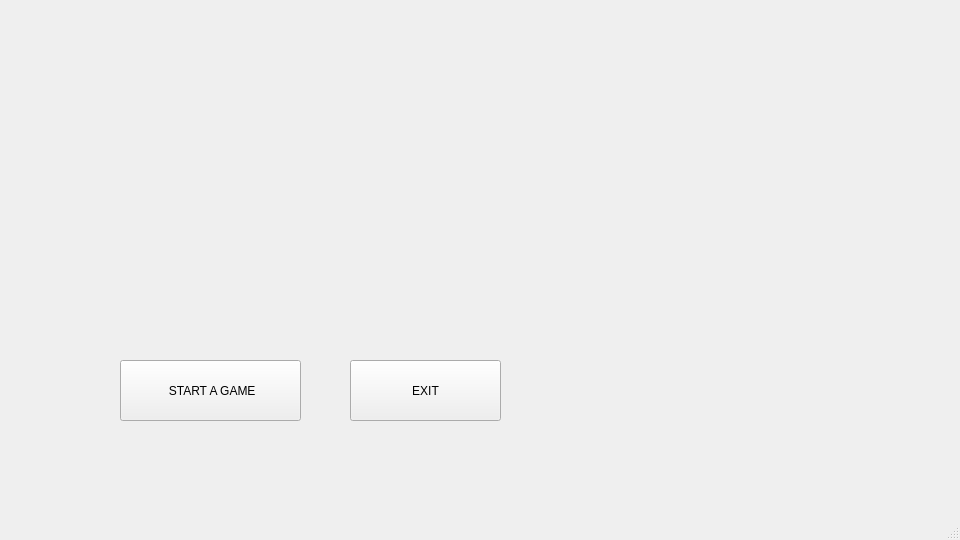
<?xml version="1.0" encoding="UTF-8"?>
<ui version="4.0">
 <class>MW1</class>
 <widget class="QMainWindow" name="MW1">
  <property name="geometry">
   <rect>
    <x>0</x>
    <y>0</y>
    <width>960</width>
    <height>540</height>
   </rect>
  </property>
  <property name="windowTitle">
   <string>MainWindow</string>
  </property>
  <widget class="QWidget" name="centralwidget">
   <widget class="QPushButton" name="pushButton">
    <property name="geometry">
     <rect>
      <x>120</x>
      <y>360</y>
      <width>181</width>
      <height>61</height>
     </rect>
    </property>
    <property name="toolTip">
     <string>&lt;html&gt;&lt;head/&gt;&lt;body&gt;&lt;p&gt;&lt;span style=&quot; color:#fefefe;&quot;&gt;START A GAME&lt;/span&gt;&lt;/p&gt;&lt;/body&gt;&lt;/html&gt;</string>
    </property>
    <property name="styleSheet">
     <string notr="true"/>
    </property>
    <property name="text">
     <string> START A GAME</string>
    </property>
    <property name="flat">
     <bool>false</bool>
    </property>
   </widget>
   <widget class="QPushButton" name="pushButton_2">
    <property name="geometry">
     <rect>
      <x>350</x>
      <y>360</y>
      <width>151</width>
      <height>61</height>
     </rect>
    </property>
    <property name="styleSheet">
     <string notr="true"/>
    </property>
    <property name="text">
     <string>EXIT</string>
    </property>
    <property name="flat">
     <bool>false</bool>
    </property>
   </widget>
   <widget class="QLabel" name="label">
    <property name="geometry">
     <rect>
      <x>90</x>
      <y>60</y>
      <width>431</width>
      <height>121</height>
     </rect>
    </property>
    <property name="text">
     <string>&lt;html&gt;&lt;head/&gt;&lt;body&gt;&lt;p&gt;&lt;br/&gt;&lt;/p&gt;&lt;/body&gt;&lt;/html&gt;</string>
    </property>
   </widget>
   <widget class="QPushButton" name="pushButton_3">
    <property name="geometry">
     <rect>
      <x>150</x>
      <y>80</y>
      <width>81</width>
      <height>91</height>
     </rect>
    </property>
    <property name="palette">
     <palette>
      <active>
       <colorrole role="Button">
        <brush brushstyle="SolidPattern">
         <color alpha="0">
          <red>0</red>
          <green>0</green>
          <blue>0</blue>
         </color>
        </brush>
       </colorrole>
       <colorrole role="Base">
        <brush brushstyle="SolidPattern">
         <color alpha="0">
          <red>0</red>
          <green>0</green>
          <blue>0</blue>
         </color>
        </brush>
       </colorrole>
       <colorrole role="Window">
        <brush brushstyle="SolidPattern">
         <color alpha="0">
          <red>0</red>
          <green>0</green>
          <blue>0</blue>
         </color>
        </brush>
       </colorrole>
      </active>
      <inactive>
       <colorrole role="Button">
        <brush brushstyle="SolidPattern">
         <color alpha="0">
          <red>0</red>
          <green>0</green>
          <blue>0</blue>
         </color>
        </brush>
       </colorrole>
       <colorrole role="Base">
        <brush brushstyle="SolidPattern">
         <color alpha="0">
          <red>0</red>
          <green>0</green>
          <blue>0</blue>
         </color>
        </brush>
       </colorrole>
       <colorrole role="Window">
        <brush brushstyle="SolidPattern">
         <color alpha="0">
          <red>0</red>
          <green>0</green>
          <blue>0</blue>
         </color>
        </brush>
       </colorrole>
      </inactive>
      <disabled>
       <colorrole role="Button">
        <brush brushstyle="SolidPattern">
         <color alpha="0">
          <red>0</red>
          <green>0</green>
          <blue>0</blue>
         </color>
        </brush>
       </colorrole>
       <colorrole role="Base">
        <brush brushstyle="SolidPattern">
         <color alpha="0">
          <red>0</red>
          <green>0</green>
          <blue>0</blue>
         </color>
        </brush>
       </colorrole>
       <colorrole role="Window">
        <brush brushstyle="SolidPattern">
         <color alpha="0">
          <red>0</red>
          <green>0</green>
          <blue>0</blue>
         </color>
        </brush>
       </colorrole>
      </disabled>
     </palette>
    </property>
    <property name="styleSheet">
     <string notr="true">QPushButton {  background:transparent } </string>
    </property>
    <property name="text">
     <string/>
    </property>
    <property name="autoRepeatInterval">
     <number>100</number>
    </property>
    <property name="flat">
     <bool>true</bool>
    </property>
   </widget>
   <widget class="QPushButton" name="pushButton_4">
    <property name="geometry">
     <rect>
      <x>230</x>
      <y>80</y>
      <width>81</width>
      <height>91</height>
     </rect>
    </property>
    <property name="styleSheet">
     <string notr="true">QPushButton {  background:transparent }</string>
    </property>
    <property name="text">
     <string/>
    </property>
    <property name="flat">
     <bool>true</bool>
    </property>
   </widget>
   <widget class="QPushButton" name="pushButton_5">
    <property name="geometry">
     <rect>
      <x>310</x>
      <y>80</y>
      <width>91</width>
      <height>91</height>
     </rect>
    </property>
    <property name="styleSheet">
     <string notr="true">QPushButton {  background:transparent }</string>
    </property>
    <property name="text">
     <string/>
    </property>
    <property name="flat">
     <bool>true</bool>
    </property>
   </widget>
   <widget class="QPushButton" name="pushButton_6">
    <property name="geometry">
     <rect>
      <x>400</x>
      <y>80</y>
      <width>81</width>
      <height>91</height>
     </rect>
    </property>
    <property name="styleSheet">
     <string notr="true">QPushButton {  background:transparent }</string>
    </property>
    <property name="text">
     <string/>
    </property>
    <property name="flat">
     <bool>true</bool>
    </property>
   </widget>
   <widget class="QPushButton" name="pushButton_7">
    <property name="geometry">
     <rect>
      <x>480</x>
      <y>80</y>
      <width>81</width>
      <height>91</height>
     </rect>
    </property>
    <property name="styleSheet">
     <string notr="true">QPushButton {  background:transparent }</string>
    </property>
    <property name="text">
     <string/>
    </property>
    <property name="flat">
     <bool>true</bool>
    </property>
   </widget>
   <widget class="QPushButton" name="pushButton_8">
    <property name="geometry">
     <rect>
      <x>560</x>
      <y>80</y>
      <width>81</width>
      <height>91</height>
     </rect>
    </property>
    <property name="styleSheet">
     <string notr="true">QPushButton {  background:transparent }</string>
    </property>
    <property name="text">
     <string/>
    </property>
    <property name="flat">
     <bool>true</bool>
    </property>
   </widget>
   <widget class="QPushButton" name="pushButton_9">
    <property name="geometry">
     <rect>
      <x>640</x>
      <y>80</y>
      <width>81</width>
      <height>91</height>
     </rect>
    </property>
    <property name="styleSheet">
     <string notr="true">QPushButton {  background:transparent }</string>
    </property>
    <property name="text">
     <string/>
    </property>
    <property name="flat">
     <bool>true</bool>
    </property>
   </widget>
   <widget class="QPushButton" name="pushButton_10">
    <property name="geometry">
     <rect>
      <x>720</x>
      <y>80</y>
      <width>81</width>
      <height>91</height>
     </rect>
    </property>
    <property name="styleSheet">
     <string notr="true">QPushButton {  background:transparent }</string>
    </property>
    <property name="text">
     <string/>
    </property>
    <property name="flat">
     <bool>true</bool>
    </property>
   </widget>
   <widget class="QPushButton" name="pushButton_11">
    <property name="geometry">
     <rect>
      <x>800</x>
      <y>80</y>
      <width>101</width>
      <height>91</height>
     </rect>
    </property>
    <property name="styleSheet">
     <string notr="true">QPushButton {  background:transparent }</string>
    </property>
    <property name="text">
     <string/>
    </property>
    <property name="flat">
     <bool>true</bool>
    </property>
   </widget>
   <widget class="QPushButton" name="pushButton_12">
    <property name="geometry">
     <rect>
      <x>480</x>
      <y>170</y>
      <width>81</width>
      <height>91</height>
     </rect>
    </property>
    <property name="styleSheet">
     <string notr="true">QPushButton {  background:transparent }</string>
    </property>
    <property name="text">
     <string/>
    </property>
    <property name="flat">
     <bool>true</bool>
    </property>
   </widget>
   <widget class="QPushButton" name="pushButton_13">
    <property name="geometry">
     <rect>
      <x>800</x>
      <y>170</y>
      <width>101</width>
      <height>91</height>
     </rect>
    </property>
    <property name="styleSheet">
     <string notr="true">QPushButton {  background:transparent }</string>
    </property>
    <property name="text">
     <string/>
    </property>
    <property name="flat">
     <bool>true</bool>
    </property>
   </widget>
   <widget class="QPushButton" name="pushButton_14">
    <property name="geometry">
     <rect>
      <x>230</x>
      <y>170</y>
      <width>81</width>
      <height>91</height>
     </rect>
    </property>
    <property name="styleSheet">
     <string notr="true">QPushButton {  background:transparent }</string>
    </property>
    <property name="text">
     <string/>
    </property>
    <property name="flat">
     <bool>true</bool>
    </property>
   </widget>
   <widget class="QPushButton" name="pushButton_15">
    <property name="geometry">
     <rect>
      <x>150</x>
      <y>170</y>
      <width>81</width>
      <height>91</height>
     </rect>
    </property>
    <property name="palette">
     <palette>
      <active>
       <colorrole role="Button">
        <brush brushstyle="SolidPattern">
         <color alpha="0">
          <red>0</red>
          <green>0</green>
          <blue>0</blue>
         </color>
        </brush>
       </colorrole>
       <colorrole role="Base">
        <brush brushstyle="SolidPattern">
         <color alpha="0">
          <red>0</red>
          <green>0</green>
          <blue>0</blue>
         </color>
        </brush>
       </colorrole>
       <colorrole role="Window">
        <brush brushstyle="SolidPattern">
         <color alpha="0">
          <red>0</red>
          <green>0</green>
          <blue>0</blue>
         </color>
        </brush>
       </colorrole>
      </active>
      <inactive>
       <colorrole role="Button">
        <brush brushstyle="SolidPattern">
         <color alpha="0">
          <red>0</red>
          <green>0</green>
          <blue>0</blue>
         </color>
        </brush>
       </colorrole>
       <colorrole role="Base">
        <brush brushstyle="SolidPattern">
         <color alpha="0">
          <red>0</red>
          <green>0</green>
          <blue>0</blue>
         </color>
        </brush>
       </colorrole>
       <colorrole role="Window">
        <brush brushstyle="SolidPattern">
         <color alpha="0">
          <red>0</red>
          <green>0</green>
          <blue>0</blue>
         </color>
        </brush>
       </colorrole>
      </inactive>
      <disabled>
       <colorrole role="Button">
        <brush brushstyle="SolidPattern">
         <color alpha="0">
          <red>0</red>
          <green>0</green>
          <blue>0</blue>
         </color>
        </brush>
       </colorrole>
       <colorrole role="Base">
        <brush brushstyle="SolidPattern">
         <color alpha="0">
          <red>0</red>
          <green>0</green>
          <blue>0</blue>
         </color>
        </brush>
       </colorrole>
       <colorrole role="Window">
        <brush brushstyle="SolidPattern">
         <color alpha="0">
          <red>0</red>
          <green>0</green>
          <blue>0</blue>
         </color>
        </brush>
       </colorrole>
      </disabled>
     </palette>
    </property>
    <property name="styleSheet">
     <string notr="true">QPushButton {  background:transparent } </string>
    </property>
    <property name="text">
     <string/>
    </property>
    <property name="autoRepeatInterval">
     <number>100</number>
    </property>
    <property name="flat">
     <bool>true</bool>
    </property>
   </widget>
   <widget class="QPushButton" name="pushButton_16">
    <property name="geometry">
     <rect>
      <x>310</x>
      <y>170</y>
      <width>91</width>
      <height>91</height>
     </rect>
    </property>
    <property name="styleSheet">
     <string notr="true">QPushButton {  background:transparent }</string>
    </property>
    <property name="text">
     <string/>
    </property>
    <property name="flat">
     <bool>true</bool>
    </property>
   </widget>
   <widget class="QPushButton" name="pushButton_17">
    <property name="geometry">
     <rect>
      <x>640</x>
      <y>170</y>
      <width>81</width>
      <height>91</height>
     </rect>
    </property>
    <property name="styleSheet">
     <string notr="true">QPushButton {  background:transparent }</string>
    </property>
    <property name="text">
     <string/>
    </property>
    <property name="flat">
     <bool>true</bool>
    </property>
   </widget>
   <widget class="QPushButton" name="pushButton_18">
    <property name="geometry">
     <rect>
      <x>400</x>
      <y>170</y>
      <width>81</width>
      <height>91</height>
     </rect>
    </property>
    <property name="styleSheet">
     <string notr="true">QPushButton {  background:transparent }</string>
    </property>
    <property name="text">
     <string/>
    </property>
    <property name="flat">
     <bool>true</bool>
    </property>
   </widget>
   <widget class="QPushButton" name="pushButton_19">
    <property name="geometry">
     <rect>
      <x>560</x>
      <y>170</y>
      <width>81</width>
      <height>91</height>
     </rect>
    </property>
    <property name="styleSheet">
     <string notr="true">QPushButton {  background:transparent }</string>
    </property>
    <property name="text">
     <string/>
    </property>
    <property name="flat">
     <bool>true</bool>
    </property>
   </widget>
   <widget class="QPushButton" name="pushButton_20">
    <property name="geometry">
     <rect>
      <x>720</x>
      <y>170</y>
      <width>81</width>
      <height>91</height>
     </rect>
    </property>
    <property name="styleSheet">
     <string notr="true">QPushButton {  background:transparent }</string>
    </property>
    <property name="text">
     <string/>
    </property>
    <property name="flat">
     <bool>true</bool>
    </property>
   </widget>
   <widget class="QPushButton" name="pushButton_21">
    <property name="geometry">
     <rect>
      <x>400</x>
      <y>260</y>
      <width>81</width>
      <height>91</height>
     </rect>
    </property>
    <property name="styleSheet">
     <string notr="true">QPushButton {  background:transparent }</string>
    </property>
    <property name="text">
     <string/>
    </property>
    <property name="flat">
     <bool>true</bool>
    </property>
   </widget>
   <widget class="QPushButton" name="pushButton_22">
    <property name="geometry">
     <rect>
      <x>230</x>
      <y>260</y>
      <width>81</width>
      <height>91</height>
     </rect>
    </property>
    <property name="styleSheet">
     <string notr="true">QPushButton {  background:transparent }</string>
    </property>
    <property name="text">
     <string/>
    </property>
    <property name="flat">
     <bool>true</bool>
    </property>
   </widget>
   <widget class="QPushButton" name="pushButton_23">
    <property name="geometry">
     <rect>
      <x>150</x>
      <y>260</y>
      <width>81</width>
      <height>91</height>
     </rect>
    </property>
    <property name="palette">
     <palette>
      <active>
       <colorrole role="Button">
        <brush brushstyle="SolidPattern">
         <color alpha="0">
          <red>0</red>
          <green>0</green>
          <blue>0</blue>
         </color>
        </brush>
       </colorrole>
       <colorrole role="Base">
        <brush brushstyle="SolidPattern">
         <color alpha="0">
          <red>0</red>
          <green>0</green>
          <blue>0</blue>
         </color>
        </brush>
       </colorrole>
       <colorrole role="Window">
        <brush brushstyle="SolidPattern">
         <color alpha="0">
          <red>0</red>
          <green>0</green>
          <blue>0</blue>
         </color>
        </brush>
       </colorrole>
      </active>
      <inactive>
       <colorrole role="Button">
        <brush brushstyle="SolidPattern">
         <color alpha="0">
          <red>0</red>
          <green>0</green>
          <blue>0</blue>
         </color>
        </brush>
       </colorrole>
       <colorrole role="Base">
        <brush brushstyle="SolidPattern">
         <color alpha="0">
          <red>0</red>
          <green>0</green>
          <blue>0</blue>
         </color>
        </brush>
       </colorrole>
       <colorrole role="Window">
        <brush brushstyle="SolidPattern">
         <color alpha="0">
          <red>0</red>
          <green>0</green>
          <blue>0</blue>
         </color>
        </brush>
       </colorrole>
      </inactive>
      <disabled>
       <colorrole role="Button">
        <brush brushstyle="SolidPattern">
         <color alpha="0">
          <red>0</red>
          <green>0</green>
          <blue>0</blue>
         </color>
        </brush>
       </colorrole>
       <colorrole role="Base">
        <brush brushstyle="SolidPattern">
         <color alpha="0">
          <red>0</red>
          <green>0</green>
          <blue>0</blue>
         </color>
        </brush>
       </colorrole>
       <colorrole role="Window">
        <brush brushstyle="SolidPattern">
         <color alpha="0">
          <red>0</red>
          <green>0</green>
          <blue>0</blue>
         </color>
        </brush>
       </colorrole>
      </disabled>
     </palette>
    </property>
    <property name="styleSheet">
     <string notr="true">QPushButton {  background:transparent } </string>
    </property>
    <property name="text">
     <string/>
    </property>
    <property name="autoRepeatInterval">
     <number>100</number>
    </property>
    <property name="flat">
     <bool>true</bool>
    </property>
   </widget>
   <widget class="QPushButton" name="pushButton_24">
    <property name="geometry">
     <rect>
      <x>720</x>
      <y>260</y>
      <width>81</width>
      <height>91</height>
     </rect>
    </property>
    <property name="styleSheet">
     <string notr="true">QPushButton {  background:transparent }</string>
    </property>
    <property name="text">
     <string/>
    </property>
    <property name="flat">
     <bool>true</bool>
    </property>
   </widget>
   <widget class="QPushButton" name="pushButton_25">
    <property name="geometry">
     <rect>
      <x>640</x>
      <y>260</y>
      <width>81</width>
      <height>91</height>
     </rect>
    </property>
    <property name="styleSheet">
     <string notr="true">QPushButton {  background:transparent }</string>
    </property>
    <property name="text">
     <string/>
    </property>
    <property name="flat">
     <bool>true</bool>
    </property>
   </widget>
   <widget class="QPushButton" name="pushButton_26">
    <property name="geometry">
     <rect>
      <x>560</x>
      <y>260</y>
      <width>81</width>
      <height>91</height>
     </rect>
    </property>
    <property name="styleSheet">
     <string notr="true">QPushButton {  background:transparent }</string>
    </property>
    <property name="text">
     <string/>
    </property>
    <property name="flat">
     <bool>true</bool>
    </property>
   </widget>
   <widget class="QPushButton" name="pushButton_27">
    <property name="geometry">
     <rect>
      <x>310</x>
      <y>260</y>
      <width>91</width>
      <height>91</height>
     </rect>
    </property>
    <property name="styleSheet">
     <string notr="true">QPushButton {  background:transparent }</string>
    </property>
    <property name="text">
     <string/>
    </property>
    <property name="flat">
     <bool>true</bool>
    </property>
   </widget>
   <widget class="QPushButton" name="pushButton_28">
    <property name="geometry">
     <rect>
      <x>800</x>
      <y>260</y>
      <width>101</width>
      <height>91</height>
     </rect>
    </property>
    <property name="styleSheet">
     <string notr="true">QPushButton {  background:transparent }</string>
    </property>
    <property name="text">
     <string/>
    </property>
    <property name="flat">
     <bool>true</bool>
    </property>
   </widget>
   <widget class="QPushButton" name="pushButton_29">
    <property name="geometry">
     <rect>
      <x>480</x>
      <y>260</y>
      <width>81</width>
      <height>91</height>
     </rect>
    </property>
    <property name="styleSheet">
     <string notr="true">QPushButton {  background:transparent }</string>
    </property>
    <property name="text">
     <string/>
    </property>
    <property name="flat">
     <bool>true</bool>
    </property>
   </widget>
   <widget class="QPushButton" name="pushButton_30">
    <property name="geometry">
     <rect>
      <x>400</x>
      <y>350</y>
      <width>81</width>
      <height>91</height>
     </rect>
    </property>
    <property name="styleSheet">
     <string notr="true">QPushButton {  background:transparent }</string>
    </property>
    <property name="text">
     <string/>
    </property>
    <property name="flat">
     <bool>true</bool>
    </property>
   </widget>
   <widget class="QPushButton" name="pushButton_31">
    <property name="geometry">
     <rect>
      <x>230</x>
      <y>350</y>
      <width>81</width>
      <height>91</height>
     </rect>
    </property>
    <property name="styleSheet">
     <string notr="true">QPushButton {  background:transparent }</string>
    </property>
    <property name="text">
     <string/>
    </property>
    <property name="flat">
     <bool>true</bool>
    </property>
   </widget>
   <widget class="QPushButton" name="pushButton_32">
    <property name="geometry">
     <rect>
      <x>150</x>
      <y>350</y>
      <width>81</width>
      <height>91</height>
     </rect>
    </property>
    <property name="palette">
     <palette>
      <active>
       <colorrole role="Button">
        <brush brushstyle="SolidPattern">
         <color alpha="0">
          <red>0</red>
          <green>0</green>
          <blue>0</blue>
         </color>
        </brush>
       </colorrole>
       <colorrole role="Base">
        <brush brushstyle="SolidPattern">
         <color alpha="0">
          <red>0</red>
          <green>0</green>
          <blue>0</blue>
         </color>
        </brush>
       </colorrole>
       <colorrole role="Window">
        <brush brushstyle="SolidPattern">
         <color alpha="0">
          <red>0</red>
          <green>0</green>
          <blue>0</blue>
         </color>
        </brush>
       </colorrole>
      </active>
      <inactive>
       <colorrole role="Button">
        <brush brushstyle="SolidPattern">
         <color alpha="0">
          <red>0</red>
          <green>0</green>
          <blue>0</blue>
         </color>
        </brush>
       </colorrole>
       <colorrole role="Base">
        <brush brushstyle="SolidPattern">
         <color alpha="0">
          <red>0</red>
          <green>0</green>
          <blue>0</blue>
         </color>
        </brush>
       </colorrole>
       <colorrole role="Window">
        <brush brushstyle="SolidPattern">
         <color alpha="0">
          <red>0</red>
          <green>0</green>
          <blue>0</blue>
         </color>
        </brush>
       </colorrole>
      </inactive>
      <disabled>
       <colorrole role="Button">
        <brush brushstyle="SolidPattern">
         <color alpha="0">
          <red>0</red>
          <green>0</green>
          <blue>0</blue>
         </color>
        </brush>
       </colorrole>
       <colorrole role="Base">
        <brush brushstyle="SolidPattern">
         <color alpha="0">
          <red>0</red>
          <green>0</green>
          <blue>0</blue>
         </color>
        </brush>
       </colorrole>
       <colorrole role="Window">
        <brush brushstyle="SolidPattern">
         <color alpha="0">
          <red>0</red>
          <green>0</green>
          <blue>0</blue>
         </color>
        </brush>
       </colorrole>
      </disabled>
     </palette>
    </property>
    <property name="styleSheet">
     <string notr="true">QPushButton {  background:transparent } </string>
    </property>
    <property name="text">
     <string/>
    </property>
    <property name="autoRepeatInterval">
     <number>100</number>
    </property>
    <property name="flat">
     <bool>true</bool>
    </property>
   </widget>
   <widget class="QPushButton" name="pushButton_33">
    <property name="geometry">
     <rect>
      <x>720</x>
      <y>350</y>
      <width>81</width>
      <height>91</height>
     </rect>
    </property>
    <property name="styleSheet">
     <string notr="true">QPushButton {  background:transparent }</string>
    </property>
    <property name="text">
     <string/>
    </property>
    <property name="flat">
     <bool>true</bool>
    </property>
   </widget>
   <widget class="QPushButton" name="pushButton_34">
    <property name="geometry">
     <rect>
      <x>640</x>
      <y>350</y>
      <width>81</width>
      <height>91</height>
     </rect>
    </property>
    <property name="styleSheet">
     <string notr="true">QPushButton {  background:transparent }</string>
    </property>
    <property name="text">
     <string/>
    </property>
    <property name="flat">
     <bool>true</bool>
    </property>
   </widget>
   <widget class="QPushButton" name="pushButton_35">
    <property name="geometry">
     <rect>
      <x>560</x>
      <y>350</y>
      <width>81</width>
      <height>91</height>
     </rect>
    </property>
    <property name="styleSheet">
     <string notr="true">QPushButton {  background:transparent }</string>
    </property>
    <property name="text">
     <string/>
    </property>
    <property name="flat">
     <bool>true</bool>
    </property>
   </widget>
   <widget class="QPushButton" name="pushButton_36">
    <property name="geometry">
     <rect>
      <x>310</x>
      <y>350</y>
      <width>91</width>
      <height>91</height>
     </rect>
    </property>
    <property name="styleSheet">
     <string notr="true">QPushButton {  background:transparent }</string>
    </property>
    <property name="text">
     <string/>
    </property>
    <property name="flat">
     <bool>true</bool>
    </property>
   </widget>
   <widget class="QPushButton" name="pushButton_37">
    <property name="geometry">
     <rect>
      <x>800</x>
      <y>350</y>
      <width>101</width>
      <height>91</height>
     </rect>
    </property>
    <property name="styleSheet">
     <string notr="true">QPushButton {  background:transparent }</string>
    </property>
    <property name="text">
     <string/>
    </property>
    <property name="flat">
     <bool>true</bool>
    </property>
   </widget>
   <widget class="QPushButton" name="pushButton_38">
    <property name="geometry">
     <rect>
      <x>480</x>
      <y>350</y>
      <width>81</width>
      <height>91</height>
     </rect>
    </property>
    <property name="styleSheet">
     <string notr="true">QPushButton {  background:transparent }</string>
    </property>
    <property name="text">
     <string/>
    </property>
    <property name="flat">
     <bool>true</bool>
    </property>
   </widget>
   <widget class="QPushButton" name="pushButton_39">
    <property name="geometry">
     <rect>
      <x>310</x>
      <y>440</y>
      <width>91</width>
      <height>91</height>
     </rect>
    </property>
    <property name="styleSheet">
     <string notr="true">QPushButton {  background:transparent }</string>
    </property>
    <property name="text">
     <string/>
    </property>
    <property name="flat">
     <bool>true</bool>
    </property>
   </widget>
   <widget class="QPushButton" name="pushButton_40">
    <property name="geometry">
     <rect>
      <x>640</x>
      <y>440</y>
      <width>81</width>
      <height>91</height>
     </rect>
    </property>
    <property name="styleSheet">
     <string notr="true">QPushButton {  background:transparent }</string>
    </property>
    <property name="text">
     <string/>
    </property>
    <property name="flat">
     <bool>true</bool>
    </property>
   </widget>
   <widget class="QPushButton" name="pushButton_41">
    <property name="geometry">
     <rect>
      <x>720</x>
      <y>440</y>
      <width>81</width>
      <height>91</height>
     </rect>
    </property>
    <property name="styleSheet">
     <string notr="true">QPushButton {  background:transparent }</string>
    </property>
    <property name="text">
     <string/>
    </property>
    <property name="flat">
     <bool>true</bool>
    </property>
   </widget>
   <widget class="QPushButton" name="pushButton_42">
    <property name="geometry">
     <rect>
      <x>560</x>
      <y>440</y>
      <width>81</width>
      <height>91</height>
     </rect>
    </property>
    <property name="styleSheet">
     <string notr="true">QPushButton {  background:transparent }</string>
    </property>
    <property name="text">
     <string/>
    </property>
    <property name="flat">
     <bool>true</bool>
    </property>
   </widget>
   <widget class="QPushButton" name="pushButton_43">
    <property name="geometry">
     <rect>
      <x>230</x>
      <y>440</y>
      <width>81</width>
      <height>91</height>
     </rect>
    </property>
    <property name="styleSheet">
     <string notr="true">QPushButton {  background:transparent }</string>
    </property>
    <property name="text">
     <string/>
    </property>
    <property name="flat">
     <bool>true</bool>
    </property>
   </widget>
   <widget class="QPushButton" name="pushButton_44">
    <property name="geometry">
     <rect>
      <x>480</x>
      <y>440</y>
      <width>81</width>
      <height>91</height>
     </rect>
    </property>
    <property name="styleSheet">
     <string notr="true">QPushButton {  background:transparent }</string>
    </property>
    <property name="text">
     <string/>
    </property>
    <property name="flat">
     <bool>true</bool>
    </property>
   </widget>
   <widget class="QPushButton" name="pushButton_45">
    <property name="geometry">
     <rect>
      <x>400</x>
      <y>440</y>
      <width>81</width>
      <height>91</height>
     </rect>
    </property>
    <property name="styleSheet">
     <string notr="true">QPushButton {  background:transparent }</string>
    </property>
    <property name="text">
     <string/>
    </property>
    <property name="flat">
     <bool>true</bool>
    </property>
   </widget>
   <widget class="QPushButton" name="pushButton_46">
    <property name="geometry">
     <rect>
      <x>800</x>
      <y>440</y>
      <width>101</width>
      <height>91</height>
     </rect>
    </property>
    <property name="styleSheet">
     <string notr="true">QPushButton {  background:transparent }</string>
    </property>
    <property name="text">
     <string/>
    </property>
    <property name="flat">
     <bool>true</bool>
    </property>
   </widget>
   <widget class="QPushButton" name="pushButton_47">
    <property name="geometry">
     <rect>
      <x>150</x>
      <y>440</y>
      <width>81</width>
      <height>91</height>
     </rect>
    </property>
    <property name="palette">
     <palette>
      <active>
       <colorrole role="Button">
        <brush brushstyle="SolidPattern">
         <color alpha="0">
          <red>0</red>
          <green>0</green>
          <blue>0</blue>
         </color>
        </brush>
       </colorrole>
       <colorrole role="Base">
        <brush brushstyle="SolidPattern">
         <color alpha="0">
          <red>0</red>
          <green>0</green>
          <blue>0</blue>
         </color>
        </brush>
       </colorrole>
       <colorrole role="Window">
        <brush brushstyle="SolidPattern">
         <color alpha="0">
          <red>0</red>
          <green>0</green>
          <blue>0</blue>
         </color>
        </brush>
       </colorrole>
      </active>
      <inactive>
       <colorrole role="Button">
        <brush brushstyle="SolidPattern">
         <color alpha="0">
          <red>0</red>
          <green>0</green>
          <blue>0</blue>
         </color>
        </brush>
       </colorrole>
       <colorrole role="Base">
        <brush brushstyle="SolidPattern">
         <color alpha="0">
          <red>0</red>
          <green>0</green>
          <blue>0</blue>
         </color>
        </brush>
       </colorrole>
       <colorrole role="Window">
        <brush brushstyle="SolidPattern">
         <color alpha="0">
          <red>0</red>
          <green>0</green>
          <blue>0</blue>
         </color>
        </brush>
       </colorrole>
      </inactive>
      <disabled>
       <colorrole role="Button">
        <brush brushstyle="SolidPattern">
         <color alpha="0">
          <red>0</red>
          <green>0</green>
          <blue>0</blue>
         </color>
        </brush>
       </colorrole>
       <colorrole role="Base">
        <brush brushstyle="SolidPattern">
         <color alpha="0">
          <red>0</red>
          <green>0</green>
          <blue>0</blue>
         </color>
        </brush>
       </colorrole>
       <colorrole role="Window">
        <brush brushstyle="SolidPattern">
         <color alpha="0">
          <red>0</red>
          <green>0</green>
          <blue>0</blue>
         </color>
        </brush>
       </colorrole>
      </disabled>
     </palette>
    </property>
    <property name="styleSheet">
     <string notr="true">QPushButton {  background:transparent } </string>
    </property>
    <property name="text">
     <string/>
    </property>
    <property name="autoRepeatInterval">
     <number>100</number>
    </property>
    <property name="flat">
     <bool>true</bool>
    </property>
   </widget>
   <widget class="QPushButton" name="pushButton_48">
    <property name="geometry">
     <rect>
      <x>730</x>
      <y>0</y>
      <width>101</width>
      <height>31</height>
     </rect>
    </property>
    <property name="styleSheet">
     <string notr="true">QPushButton {  background:transparent }</string>
    </property>
    <property name="text">
     <string/>
    </property>
    <property name="flat">
     <bool>true</bool>
    </property>
   </widget>
   <widget class="QPushButton" name="pushButton_49">
    <property name="geometry">
     <rect>
      <x>830</x>
      <y>0</y>
      <width>131</width>
      <height>31</height>
     </rect>
    </property>
    <property name="styleSheet">
     <string notr="true">QPushButton {  background:transparent }</string>
    </property>
    <property name="text">
     <string/>
    </property>
    <property name="flat">
     <bool>true</bool>
    </property>
   </widget>
  </widget>
  <widget class="QMenuBar" name="menubar">
   <property name="geometry">
    <rect>
     <x>0</x>
     <y>0</y>
     <width>960</width>
     <height>26</height>
    </rect>
   </property>
  </widget>
  <widget class="QStatusBar" name="statusbar"/>
 </widget>
 <resources/>
 <connections/>
</ui>
